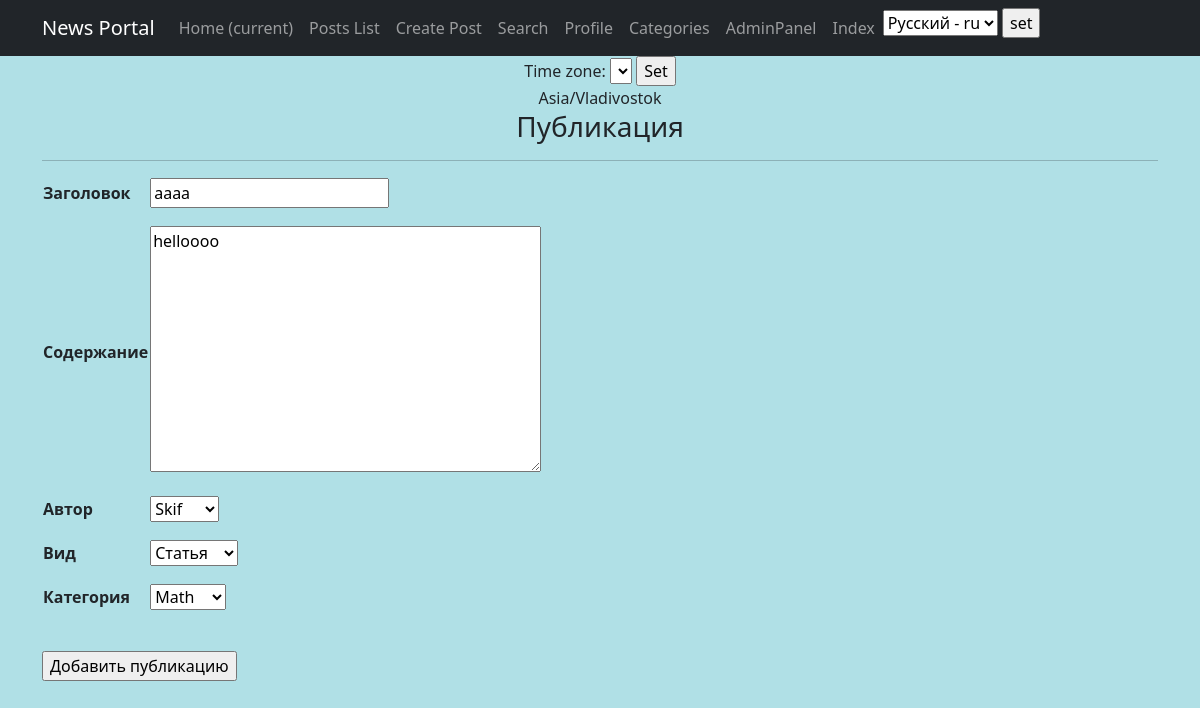
Page /posts/add/25 (signed in) on the earlier database version.
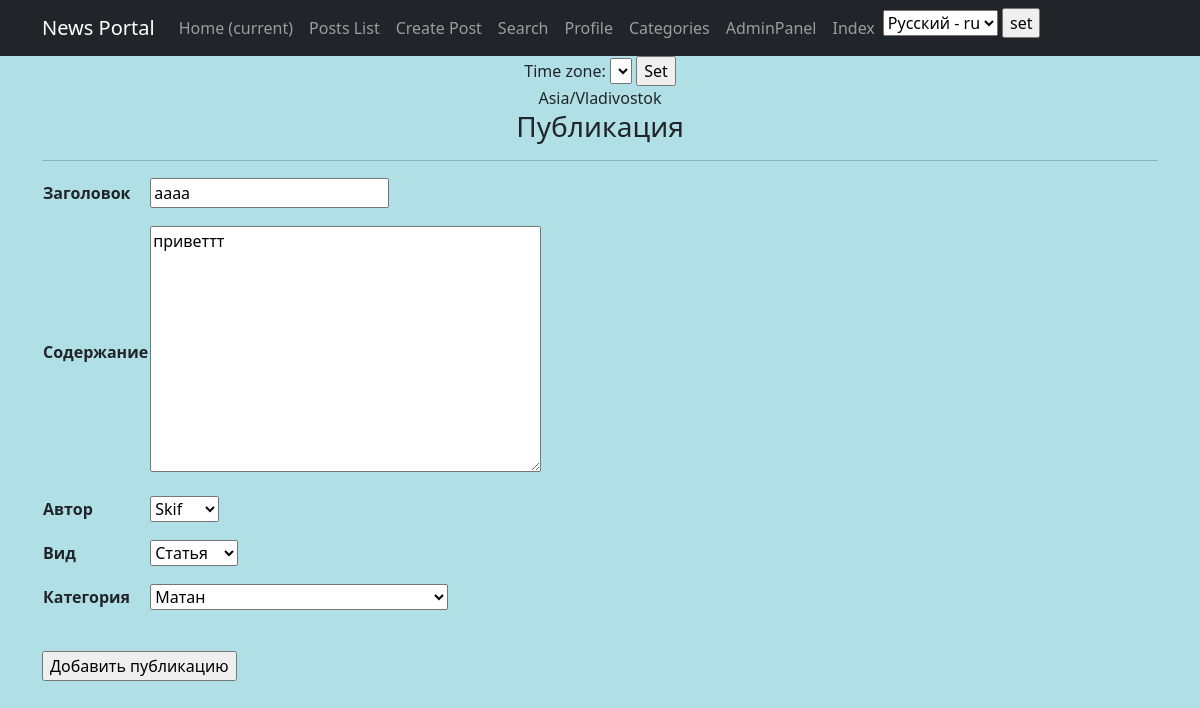
Same page on the later database version.
### news/models.py (models this page shows, shortened)
class Post(models.Model):
    article = 'AR'
    news = 'NW'
    kind = [
        (article, 'Статья'),
        (news, 'Новость')
    ]
    author = models.ForeignKey(Author, on_delete=models.CASCADE)
    view = models.CharField(max_length=2, choices=kind, default=article)
    time_of_creation = models.DateTimeField(auto_now_add=True)
    post_category = models.ForeignKey(Category, on_delete=models.CASCADE, verbose_name='Категория(category)')
    title = models.CharField(max_length=128)
    text = models.TextField()
    post_rating = models.IntegerField(default=0)
    class Meta:
        verbose_name = 'Публикация'
        verbose_name_plural = 'Публикации'

### news/views.py (the view)
# urls.py: path('add/<int:pk>', PostUpdateView.as_view(), name='post_update'),
class PostUpdateView(LoginRequiredMixin, PermissionRequiredMixin, UpdateView):
    template_name = 'news/post_add.html'
    form_class = PostForm
    permission_required = ('news.change_post',)  # создание разрешения на редактирование
    def get_object(self, **kwargs):
        id = self.kwargs.get('pk')
        return Post.objects.get(pk=id)

### news/forms.py
class PostForm(ModelForm):
    class Meta:
        model = Post
        fields = ['title', 'text', 'author', 'view', 'post_category']

### news/models.py (called while the page is built)
    def __str__(self):
        return f'{self.author_user}'

    def __str__(self):
        return f'{self.name}'

### templates/news/post_add.html (shortened to what this page needs)
{% extends 'default.html' %}
{% load i18n %}
{% block content %}
<h3>Публикация</h3>
<hr>
<form method="POST">
    <table>
        <tr>
            <td>
                <p align="left">
                <b>Заголовок &nbsp </b>
                </p>
            </td>
            <td>
                <p align="left">
                {{ form.title }}
                </p>
            </td>
        </tr>
        <tr>
            <td>
                <p align="left">
                <b>Содержание</b>
                </p>
            </td>
            <td>
                <p align="left">
                {{ form.text }}
                </p>
            </td>
        </tr>
        <tr>
            <td>
                <p align="left">
                <b>Автор</b>
                </p>
            </td>
            <td>
                <p align="left">
                {{ form.author }}
                </p>
            </td>
        </tr>
        <tr>
            <td>
                <p align="left">
                <b>Вид</b>
                </p>
            </td>
            <td>
                <p align="left">
                {{ form.view }}
                </p>
            </td>
        </tr>
        <tr>
            <td>
                <p align="left">
                <b>Категория</b>
                </p>
            </td>
             <td>
                <p align="left">
                {{ form.post_category }}
                </p>
            </td>
        </tr>
    </table>
    <br>
    <p align="left">
    <input type="submit" value="Добавить публикацию">
    </p>
</form>
<br>
{% endblock content %}

Differences in the rows shown:
changed Post "aaaa": text "helloooo" → "приветтт"; post_category "Math" → "Матан"
